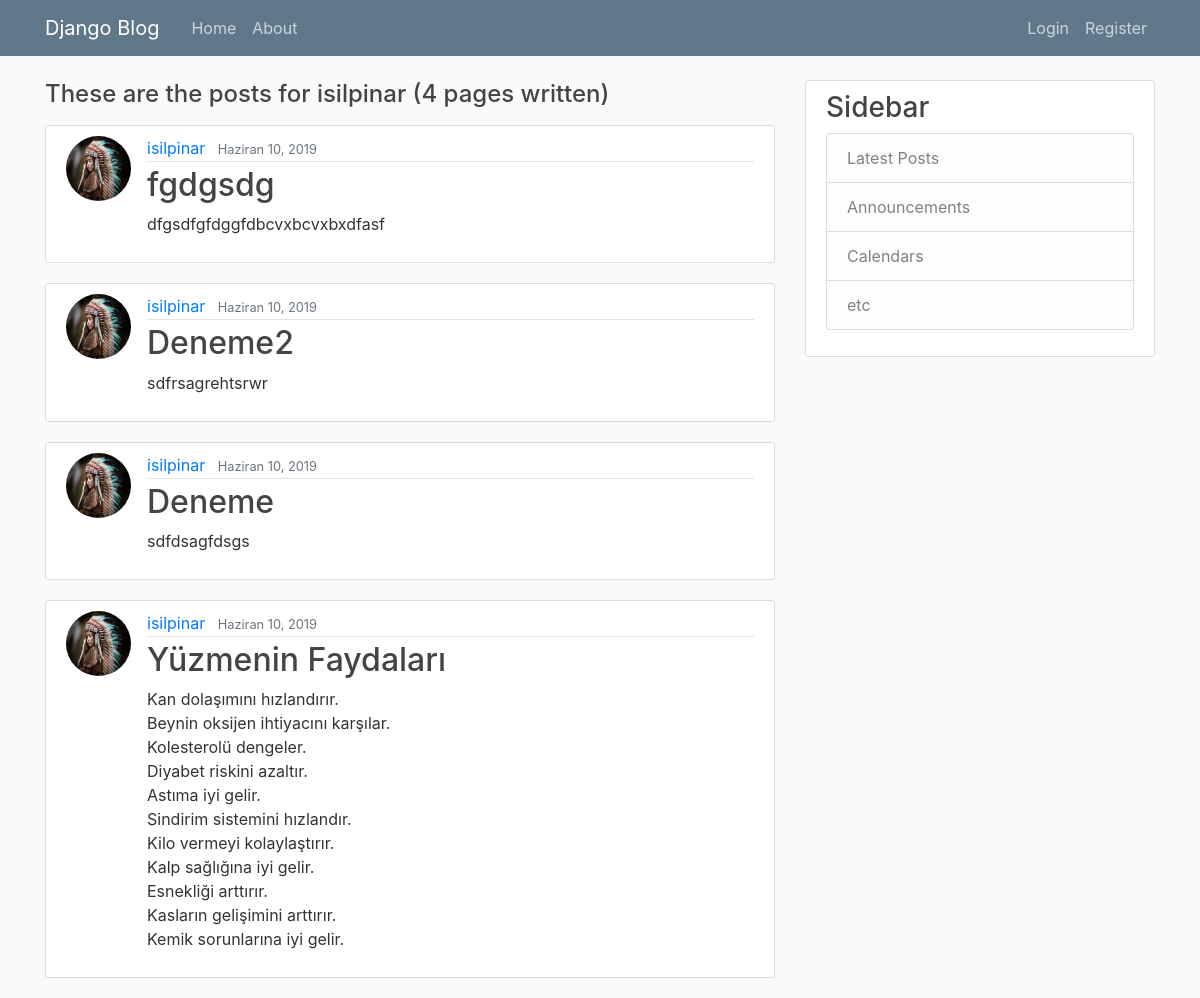
/user/isilpinar, run on the app's committed database.
### blogpage/models.py (models this page shows, shortened)
class Post(models.Model):
    title = models.CharField(max_length=100)
    content = models.TextField()
    date = models.DateTimeField(default=timezone.now)
    author = models.ForeignKey(User, on_delete=models.CASCADE)

### users/models.py (models this page shows, shortened)
class Profile(models.Model):
    user = models.OneToOneField(User, on_delete=models.CASCADE)
    image = models.ImageField(default='default.png', upload_to='profile_pics')

### blogpage/views.py (the view)
# urls.py: path('user/<str:username>', UserPostListView.as_view(), name='user-posts'),
class UserPostListView(ListView):
    model = Post
    template_name = 'blogpage/user_posts.html'
    context_object_name = 'posts'
    paginate_by = 5
    def get_queryset(self):
        user = get_object_or_404(User, username=self.kwargs.get('username'))
        return Post.objects.filter(author=user).order_by('-date')

### blogpage/templates/blogpage/user_posts.html (shortened to what this page needs)
{% extends "blogpage/base.html" %}
{% block content %}
    <h4 class="mb-3"> These are the posts for {{view.kwargs.username}}  ({{ page_obj.paginator.count}} pages written)</h4>
    {% for post in posts %}
        <article class="media content-section">
            <img class="rounded-circle article-img" src="{{ post.author.profile.image.url }}" alt=" image of the blog article author">
            <div class="media-body">
                <div class="article-metadata">
                    <a class="mr-2" href="{% url 'user-posts' post.author.username %}">{{ post.author }}</a>
                    <small class="text-muted">{{ post.date|date:'F j, Y' }}</small>
                </div>
                <h2><a class="article-title" href="{% url 'post-detail' post.id %}">{{ post.title }}</a></h2>
                <p class="article-content">{{ post.content }}</p>
            </div>
        </article>
    {% endfor %}
{% endblock content %}

### blogpage/templates/blogpage/base.html (shortened to what this page needs)
{% load static %}
<!DOCTYPE html>
<html >
    <head>
        <link rel="stylesheet" href="https://stackpath.bootstrapcdn.com/bootstrap/4.3.1/css/bootstrap.min.css">
        <link rel="stylesheet" type="text/css" href="{% static 'blogpage/main.css'%}">
    </head>
    <body>
        <header class="site-header">
            <nav class="navbar navbar-expand-md navbar-dark bg-steel fixed-top">
                <div class="container">
                <a class="navbar-brand mr-4" href="{% url 'blogpage-home' %}">Django Blog</a>
                    <div class="collapse navbar-collapse" id="navbarToggle">
                        <div class="navbar-nav mr-auto">
                        <a class="nav-item nav-link" href="{% url 'blogpage-home' %}">  Home  </a>
                        <a class="nav-item nav-link" href="{% url 'blogpage-about' %}">  About  </a>
                        </div>
                        <div class="navbar-nav">
                        {% if user.is_authenticated %}
                            <a class="nav-item nav-link" href="{% url 'post-create' %}">New Post</a>
                            <a class="nav-item nav-link" href="{% url 'profile' %}">Profile</a>
                            <a class="nav-item nav-link" href="{% url 'logout' %}">Logout</a>
                        {% else %}
                            <a class="nav-item nav-link" href="{% url 'login' %}">Login</a>
                            <a class="nav-item nav-link" href="{% url 'register' %}">Register</a>
                        {% endif %}
                        </div>
                    </div>
                </div>
            </nav>
        </header>
        <main role="main" class="container">
            <div class="row">
                <div class="col-md-8">
                {% block content %}
                {% endblock %}
                </div>
                <div class="col-md-4">
                    <div class="content-section">
                        <h3>Sidebar</h3>
                        <ul class="list-group">
                            <li class="list-group-item list-group-item-light">Latest Posts</li>
                            <li class="list-group-item list-group-item-light">Announcements</li>
                            <li class="list-group-item list-group-item-light">Calendars</li>
                            <li class="list-group-item list-group-item-light">etc</li>
                        </ul>
                    </div>
                </div>
            </div>
        </main>
    </body>
</html>

### blogpage/static/blogpage/main.css (style rules this page uses)
body { background: #fafafa; color: #333333; margin-top: 5rem; }
h1, h2, h3, h4, h5, h6 { color: #444444; }
ul { margin: 0; }
.bg-steel { background-color: #5f788a; }
.site-header .navbar-nav .nav-link { color: #cbd5db; }
.content-section { background: #ffffff; padding: 10px 20px; border: 1px solid #dddddd; border-radius: 3px; margin-bottom: 20px; }
.article-title { color: #444444; }
.article-content { white-space: pre-line; }
.article-img { height: 65px; width: 65px; margin-right: 16px; }
.article-metadata { padding-bottom: 1px; margin-bottom: 4px; border-bottom: 1px solid #e3e3e3 }

### data on the page
Post: author.profile.image (picture), author "isilpinar", date "Haziran 10, 2019", title "fgdgsdg", content "dfgsdfgfdggfdbcvxbcvxbxdfasf"
Post: author.profile.image (picture), author "isilpinar", date "Haziran 10, 2019", title "Deneme2", content "sdfrsagrehtsrwr"
Post: author.profile.image (picture), author "isilpinar", date "Haziran 10, 2019", title "Deneme", content "sdfdsagfdsgs"
Post: author.profile.image (picture), author "isilpinar", date "Haziran 10, 2019", title "Yüzmenin Faydaları", content "Kan dolaşımını hızlandırır. Beynin oksijen ihtiyacını karşılar. Kolesterolü dengeler. Diyabet riskini azaltır. Astıma iyi gelir. Sindirim sistemini hızlandır. Kilo vermeyi kolaylaştırır. Kalp sağlığına iyi gelir. Esnekliği arttırır. Kasların gelişimini arttırır. Kemik sorunlarına iyi gelir."

### other printed values
{{ view.kwargs.username }} "isilpinar"
{{ page_obj.paginator.count }} "4"
